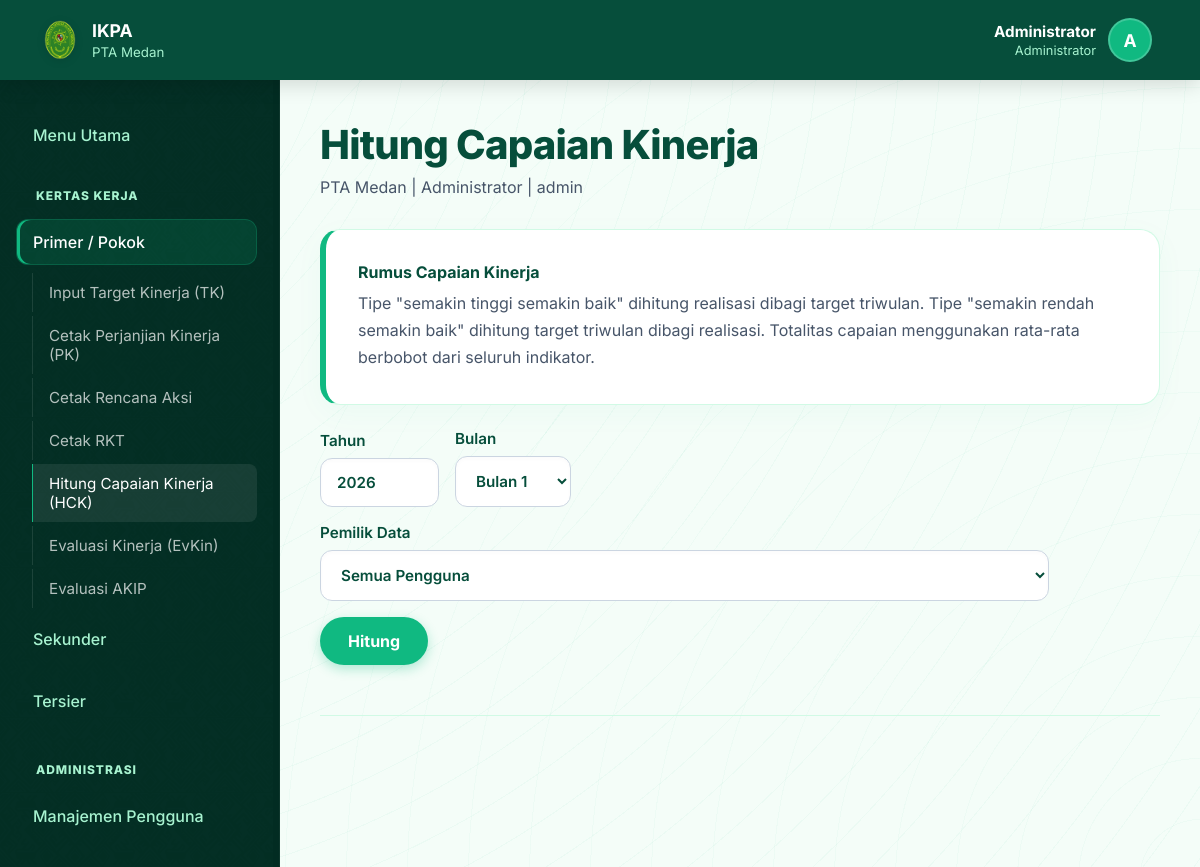
/index.php?page=capaian (signed in), run on the app's committed database.
### tables this page shows
CREATE TABLE users (
            id INTEGER PRIMARY KEY AUTOINCREMENT,
            username TEXT UNIQUE NOT NULL,
            password TEXT NOT NULL,
            nama TEXT NOT NULL,
            role TEXT NOT NULL,
            unit TEXT NOT NULL
        , status TEXT NOT NULL DEFAULT "active", created_at TEXT);

### app/helpers.php (called while the page is built, shortened)
<?php
function h(?string $value): string
{
    return htmlspecialchars($value ?? '', ENT_QUOTES, 'UTF-8');
}
function current_user(): ?array
{
    return $_SESSION['user'] ?? null;
}
function year_value(): int
{
    $year = (int) ($_GET['tahun'] ?? $_POST['tahun'] ?? date('Y'));
    return max(2020, min(2100, $year));
}
function role_catalog(): array
{
    return [
        'Admin' => [
            'label' => 'Administrator',
            'unit_type' => 'PTA Medan',
            'permissions' => ['manage_users', 'view_all_targets', 'edit_all_targets', 'input_target', 'evaluate', 'print_documents', 'view_reports'],
        ],
        'PanmudBanding' => [
            'label' => 'Panmud Banding',
            'unit_type' => 'PTA Medan',
            'permissions' => ['input_target', 'evaluate', 'print_documents'],
        ],
        'PanmudHukum' => [
            'label' => 'Panmud Hukum',
            'unit_type' => 'PTA Medan',
            'permissions' => ['input_target', 'evaluate', 'print_documents'],
        ],
        'KasubagTURT' => [
            'label' => 'Kasubag Tata Usaha dan Rumah Tangga',
            'unit_type' => 'PTA Medan',
            'permissions' => ['input_target', 'evaluate', 'print_documents'],
        ],
        'Kepegawaian' => [
            'label' => 'Kasubag Kepegawaian dan TI',
            'unit_type' => 'PTA Medan',
            'permissions' => ['input_target', 'evaluate', 'print_documents'],
        ],
        'Keuangan' => [
            'label' => 'Kasubag Keuangan dan Pelaporan',
            'unit_type' => 'PTA Medan',
            'permissions' => ['input_target', 'evaluate', 'print_documents'],
        ],
        'Perencanaan' => [
            'label' => 'Kasubag Perencanaan Program dan Anggaran',
            'unit_type' => 'PTA Medan',
            'permissions' => ['manage_users', 'view_all_targets', 'edit_all_targets', 'input_target', 'evaluate', 'print_documents', 'view_reports'],
        ],
        'SatkerPanmudHukum' => [
            'label' => 'Panmud Hukum Satker PA',
            'unit_type' => 'Satker PA',
            'permissions' => ['input_target', 'evaluate', 'print_documents'],
        ],
        'SatkerKasubagPTIP' => [
            'label' => 'Kasubag PTIP Satker PA',
            'unit_type' => 'Satker PA',
            'permissions' => ['input_target', 'evaluate', 'print_documents'],
        ],
    ];
}
function role_label(string $role): string
{
    $roles = role_catalog();
    return $roles[$role]['label'] ?? $role;
}
function user_can(string $permission, ?array $user = null): bool
{
    $user ??= current_user();
    $roles = role_catalog();
    $role = (string) ($user['role'] ?? '');
    $permissions = $roles[$role]['permissions'] ?? [];
    return in_array($permission, $permissions, true);
}
        ?>
        <?php
function shared_workflow_groups(): array
{
    return [
        'Primer / Pokok' => [
            ['Input Target Kinerja (TK)', 'target', null],
            ['Cetak Perjanjian Kinerja (PK)', 'pk', null],
            ['Cetak Rencana Aksi', 'renaksi', null],
            ['Cetak RKT', 'rkt_rka', null],
            ['Hitung Capaian Kinerja (HCK)', 'capaian', null],
            ['Evaluasi Kinerja (EvKin)', 'evaluasi', null],
            ['Evaluasi AKIP', 'evaluasi-akip', null],
        ],
        'Sekunder' => [
            ['Program Kerja & SOP', 'modul', 'program-kerja'],
            ['Renstra', 'modul', 'renstra'],
            ['IKU', 'modul', 'iku'],
            ['Renaksi', 'modul', 'renaksi'],
            ['E-Monev Bappenas', 'modul', 'e-monev-bappenas'],
            [
                'Laporan Kinerja',
                'modul',
                'laporan-kinerja',
                [
                    ['LHE AKIP PTA Medan', 'modul', 'sakip-pta-medan'],
                    ['LHE AKIP PA Se-Sumut', 'modul', 'sakip-pa'],
                ],
            ],
            ['Manajemen Risiko', 'modul', 'manajemen-risiko'],
            ['Hibah & MoU', 'modul', 'hibah-mou'],
            ['Data Excel Monev Pencapaian', 'modul', 'diagram-capaian'],
        ],
        'Tersier' => [
            ['Portal Informasi Kinerja (IFKIN)', 'portal', 'notifikasi'],
            ['Regulasi & Artikel', 'modul', 'regulasi'],
            ['Info & Pengumuman', 'modul', 'info-pengumuman'],
            ['Semar Bawas', 'modul', 'lhe-pa'],
            ['Upload TOR/KAK ABT/Baseline', 'modul', 'upload-tor-kak', [
                ['Revisi', 'modul', 'rka-kl-revisi'],
            ]],
            ['Tupoksi & Tim', 'modul', 'tupoksi-tim'],
        ],
    ];
}
    ?>
    <?php render_footer(); exit;
function render_header(string $title): void
{
    $user = current_user();
    require __DIR__ . '/views/header.php';
}
function render_footer(): void
{
    require __DIR__ . '/views/footer.php';
}

### index.php (called while the page is built, shortened)
<?php
$page = $_GET['page'] ?? 'beranda';
require __DIR__ . "/pages/{$page}.php";

### app/database.php (called while the page is built, shortened)
<?php
function db(): PDO
{
    static $pdo = null;
    if ($pdo instanceof PDO) {
        return $pdo;
    }
    $dataDir = dirname(__DIR__) . DIRECTORY_SEPARATOR . 'data';
    $pdo = new PDO('sqlite:' . $dataDir . DIRECTORY_SEPARATOR . 'ikpa.sqlite');
    $pdo->setAttribute(PDO::ATTR_ERRMODE, PDO::ERRMODE_EXCEPTION);
    $pdo->setAttribute(PDO::ATTR_DEFAULT_FETCH_MODE, PDO::FETCH_ASSOC);
    $pdo->exec('PRAGMA foreign_keys = ON');
    return $pdo;
}

### pages/capaian.php (the view, shortened to what this page needs)
<?php
$tahun = year_value();
$canViewAll = user_can('view_all_targets');
$bulan = (int) ($_GET['bulan'] ?? 1);
$bulan = max(1, min(12, $bulan));
if ($canViewAll) {
    $owners = db()->query('SELECT id, nama, role, unit FROM users WHERE status = "active" ORDER BY unit, role, nama')->fetchAll();
}
render_header('Hitung Capaian Kinerja');
?>
<section class="panel analysis-rule">
    <strong>Rumus Capaian Kinerja</strong>
    <p>
        Tipe "semakin tinggi semakin baik" dihitung realisasi dibagi target triwulan.
        Tipe "semakin rendah semakin baik" dihitung target triwulan dibagi realisasi.
        Totalitas capaian menggunakan rata-rata berbobot dari seluruh indikator.
    </p>
</section>
<form method="get" class="toolbar">
    <label>
        Tahun
        <input type="number" name="tahun" min="2020" max="2100" value="<?= h((string) $tahun) ?>">
    </label>
    <label>
        Bulan
        <select name="bulan">
            <?php for ($i = 1; $i <= 12; $i++): ?>
                <option value="<?= $i ?>" <?= $i === $bulan ? 'selected' : '' ?>>Bulan <?= $i ?></option>
            <?php endfor; ?>
        </select>
    </label>
    <?php if ($canViewAll): ?>
        <label>
            Pemilik Data
            <select name="user_id">
                <option value="0">Semua Pengguna</option>
            </select>
        </label>
    <?php endif; ?>
    <button type="submit">Hitung</button>
</form>

### app/views/header.php (shortened to what this page needs)
<?php
$title = isset($title) ? (string) $title : 'IKPA';
$user = $user ?? null;
?>
<!doctype html>
<html lang="id">
<head>
    <link rel="stylesheet" href="assets/app.css?v=<?= time() ?>">
</head>
<body>
<?php
$isLogin = ($_GET['page'] ?? '') === 'login';
$currentPage = $_GET['page'] ?? 'beranda';
$isPublicPage = in_array($currentPage, ['beranda', 'portal', 'info'], true);
?>
<?php if (!$isLogin): ?>
<header class="app-header">
    <a href="index.php?page=beranda" class="brand">
        <img src="assets/logo_pta.png" alt="Logo PTA Medan">
        <div>
            <strong style="display: block; font-size: 1.1rem; color: #fff;" title="Aplikasi Kinerja Rencana Program Anggaran">IKPA</strong>
            <small style="color: #a7f3d0;">PTA Medan</small>
        </div>
    </a>
    <div class="header-right">
        <?php if ($user): ?>
            <div class="header-profile" tabindex="0">
                <div class="header-profile-text">
                    <strong><?= h($user['nama']) ?></strong>
                    <small><?= h(role_label((string) $user['role'])) ?></small>
                </div>
                <div class="header-profile-avatar">
                    <?= strtoupper(substr($user['nama'], 0, 1)) ?>
                </div>
            </div>
        <?php else: ?>
            <?php if (($_GET['page'] ?? '') !== 'login'): ?>
                <a href="index.php?page=login" class="button" style="background: rgba(255, 255, 255, 0.15); border: 1px solid rgba(255, 255, 255, 0.3); color: #fff; box-shadow: none;">Masuk</a>
            <?php endif; ?>
        <?php endif; ?>
    </div>
</header>
<aside class="sidebar">
    <nav class="nav">
        <?php if ($user): ?>
            <a href="index.php?page=dashboard" class="<?= ($_GET['page'] ?? '') === 'dashboard' ? 'active' : '' ?>">Menu Utama</a>
        <?php else: ?>
            <a href="index.php?page=beranda" class="<?= ($_GET['page'] ?? '') === 'beranda' ? 'active' : '' ?>">Beranda</a>
        <?php endif; ?>
        <span class="nav-heading">Kertas Kerja</span>
            <?php foreach (shared_workflow_groups() as $groupLabel => $items): ?>
                <?php
                $isGroupActive = false;
                foreach ($items as $item) {
                    [, $targetPage, $slug] = $item;
                    if (($_GET['page'] ?? '') === $targetPage && ($slug === null || ($_GET['slug'] ?? '') === $slug)) {
                        $isGroupActive = true;
                        break;
                    }
                }
                ?>
                <div class="nav-group <?= $isGroupActive ? 'open' : '' ?>">
                    <div class="nav-parent <?= $isGroupActive ? 'active' : '' ?>" onclick="this.closest('.nav-group').classList.toggle('open');">
                        <span class="nav-group-label"><?= h($groupLabel) ?></span>
                        <span class="nav-caret-toggle" aria-label="Buka menu <?= h($groupLabel) ?>">
                        </span>
                    </div>
                    <div class="nav-children-wrapper">
                        <div class="nav-children">
                            <?php foreach ($items as $item): ?>
                                <?php
                                [$label, $targetPage, $slug] = $item;
                                $children = $item[3] ?? [];
                                $url = 'index.php?page=' . urlencode((string) $targetPage);
                                if ($slug !== null) {
                                    $url .= '&slug=' . urlencode((string) $slug);
                                }
                                $isActive = ($_GET['page'] ?? '') === $targetPage && ($slug === null || ($_GET['slug'] ?? '') === $slug);
                                ?>
                                <?php if ($children): ?>
                                    <?php
                                    $isChildActive = false;
                                    foreach ($children as [, $childTargetPage, $childSlug]) {
                                        if (($_GET['page'] ?? '') === $childTargetPage && ($childSlug === null || ($_GET['slug'] ?? '') === $childSlug)) {
                                            $isChildActive = true;
                                            break;
                                        }
                                    }
                                    $isSubgroupOpen = $isActive || $isChildActive;
                                    ?>
                                    <div class="nav-subgroup <?= $isSubgroupOpen ? 'open' : '' ?>">
                                        <div class="nav-subgroup-parent <?= ($isActive || $isChildActive) ? 'active' : '' ?>">
                                            <a href="<?= h($url) ?>" class="<?= $isActive ? 'active' : '' ?>"><?= h((string) $label) ?></a>
                                            <span class="nav-subgroup-toggle" aria-label="Buka submenu <?= h((string) $label) ?>" onclick="this.closest('.nav-subgroup').classList.toggle('open');">
                                                <i class="ph-bold ph-caret-down nav-sub-caret"></i>
                                            </span>
                                        </div>
                                        <div class="nav-subchildren-wrapper">
                                            <div class="nav-subchildren">
                                                <?php foreach ($children as [$childLabel, $childTargetPage, $childSlug]): ?>
                                                    <?php
                                                    $childUrl = 'index.php?page=' . urlencode((string) $childTargetPage);
                                                    if ($childSlug !== null) {
                                                        $childUrl .= '&slug=' . urlencode((string) $childSlug);
                                                    }
                                                    $isChildItemActive = ($_GET['page'] ?? '') === $childTargetPage && ($childSlug === null || ($_GET['slug'] ?? '') === $childSlug);
                                                    ?>
                                                    <a href="<?= h($childUrl) ?>" class="<?= $isChildItemActive ? 'active' : '' ?>"><?= h((string) $childLabel) ?></a>
                                                <?php endforeach; ?>
                                            </div>
                                        </div>
                                    </div>
                                <?php else: ?>
                                    <a href="<?= h($url) ?>" class="<?= $isActive ? 'active' : '' ?>"><?= h((string) $label) ?></a>
                                <?php endif; ?>
                            <?php endforeach; ?>
                        </div>
                    </div>
                </div>
            <?php endforeach; ?>
            <?php if (user_can('manage_users')): ?>
                <span class="nav-heading">Administrasi</span>
                <a href="index.php?page=users" class="<?= ($_GET['page'] ?? '') === 'users' ? 'active' : '' ?>">Manajemen Pengguna</a>
            <?php endif; ?>
    </nav>
</aside>
<?php endif; ?>
<main class="shell <?= $isLogin ? 'login-shell-mode' : ($isPublicPage ? 'public-shell-mode' : '') ?> <?= defined('PORTAL_MODULE_PAGE') ? 'portal-module-shell' : '' ?>">
    <?php if ($user && !$isPublicPage && !defined('HIDE_PAGE_TOPBAR')): ?>
        <header class="topbar">
            <div>
                <h1><?= h($title) ?></h1>
                <p><?= h($user['unit']) ?> | <?= h(role_label((string) $user['role'])) ?> | <?= h($user['username']) ?></p>
            </div>
        </header>
    <?php endif; ?>

### data on the page
users: nama "Administrator", nama "A", unit "PTA Medan"

### other printed values
$groupLabel "Primer / Pokok"
$label "Input Target Kinerja (TK)"
$label "Cetak Perjanjian Kinerja (PK)"
$label "Cetak Rencana Aksi"
$label "Cetak RKT"
$label "Hitung Capaian Kinerja (HCK)"
$label "Evaluasi Kinerja (EvKin)"
$label "Evaluasi AKIP"
$groupLabel "Sekunder"
$groupLabel "Tersier"
$title "Hitung Capaian Kinerja"
$user['username'] "admin"
